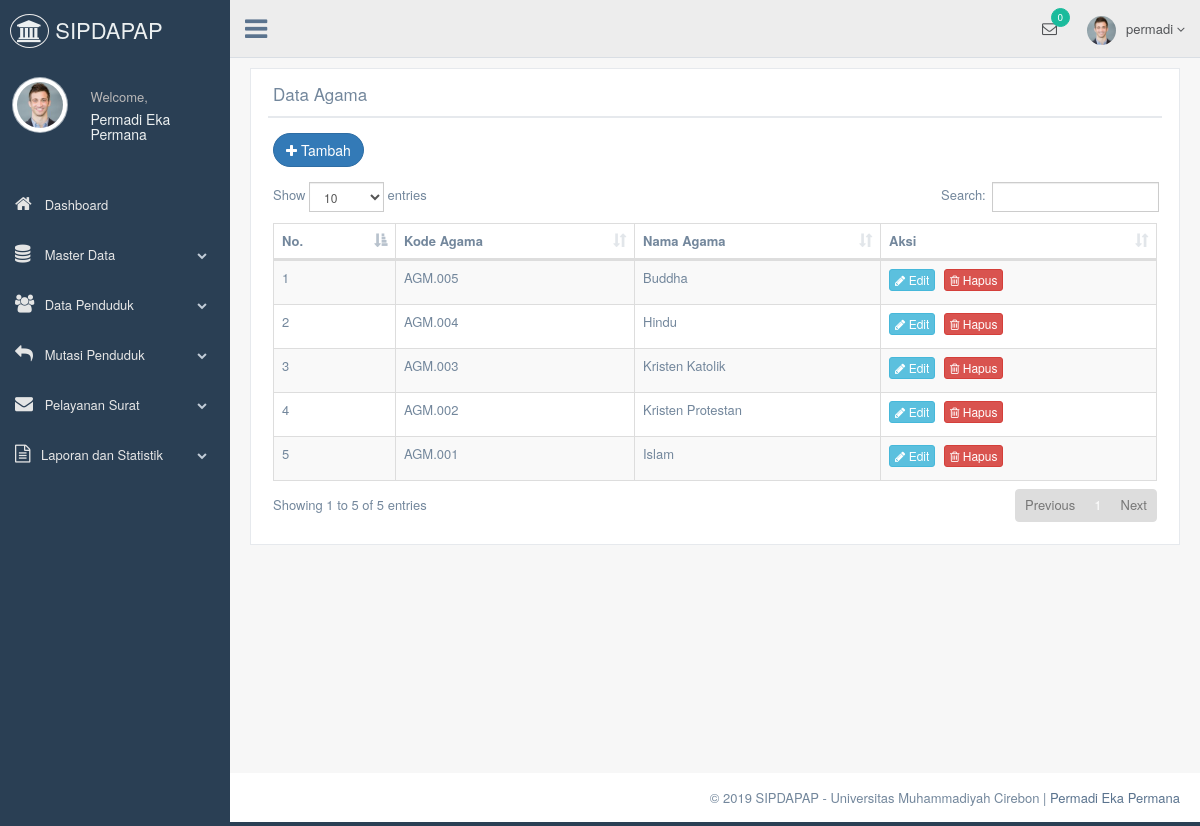
The app's page /pages/media.php?module=agama (signed in) with its own data.
### tables this page shows
CREATE TABLE agama
(
	id_agama VARCHAR(7) NOT NULL PRIMARY KEY,
	agama VARCHAR(30) NOT NULL
);

### pages/modul/mod_agama/agama.php (the view, shortened to what this page needs)
<?php
 if (empty($_SESSION['username']) AND empty($_SESSION['passuser'])){
  echo "<script>alert('Untuk mengakses sistem, Anda harus login'); window.location = '../'</script>";
}
else{
$aksi="modul/mod_agama/aksi_agama.php";
switch($_GET[act]){
  default:
echo "<div class='clearfix'></div>
            <div class='row'>
              <div class='col-md-12 col-sm-12 col-xs-12'>
                <div class='x_panel'>
                  <div class='x_title'>
                    <h2>Data Agama <small>Daftar Data Agama Penduduk</small></h2>
                    <div class='clearfix'></div>
                  </div>
                  <div class='x_content'>
                    <p class='text-muted font-13 m-b-30'>
                      <a href='?module=agama&act=tambahagama'><button type='button' class='btn btn-round btn-primary'><i class='fa fa-plus'></i> Tambah</button></a>
                    </p>
                    <table id='datatable' class='table table-striped table-bordered'>
                      <thead>
                        <tr>
            <th>No.</th>
            <th>Kode Agama</th>
            <th>Nama Agama</th>
						  <th>Aksi</th>
                        </tr>
                      </thead>
                      <tbody>";
					  $tampil = mysql_query("SELECT * FROM agama  ORDER BY id_agama DESC");
    $no = 1;
    while($r=mysql_fetch_array($tampil)){
                        echo" <tr>
            <td>$no</td>
            <td>$r[id_agama]</td>
						  <td>$r[agama]</td>
                          <td><a href='?module=agama&act=editagama&id=$r[id_agama]' class='btn btn-info btn-xs'><i class='fa fa-pencil'></i> Edit</a>
                          <a href='$aksi?module=agama&act=hapus&id=$r[id_agama]' class='btn btn-danger btn-xs' onClick=\"return confirm('Yakin ingin hapus data ? Data yang dihapus tidak dapat dipulihkan !')\"><i class='fa fa-trash-o'></i> Hapus</a></td>
                        </tr>";
						$no++;
	}
                      echo"</tbody>
                    </table>
                  </div>
                </div>
              </div>
        </div>";
  break;
}
}
?>

### records on screen
agama: id_agama "AGM.005", agama "Buddha"
agama: id_agama "AGM.004", agama "Hindu"
agama: id_agama "AGM.003", agama "Kristen Katolik"
agama: id_agama "AGM.002", agama "Kristen Protestan"
agama: id_agama "AGM.001", agama "Islam"

### other values on screen
$_SESSION[namalengkap] "Permadi Eka Permana"
$_SESSION[namauser] "permadi"
$suratpending "0"
